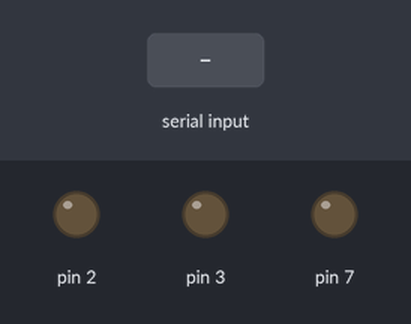
Bench run of a program on a simulated SparkFun Pro Micro, built with avr-gcc and run on an emulated ATmega32U4. Shown: output pins drawn as LEDs (lit = HIGH). The inputs (shaded band) are chosen by the test bench. USB keyboard and mouse output is not drawn.

Above: at 3.8 s.
3.9 s: "usb_on" received over the second serial link
At 5.7 s:
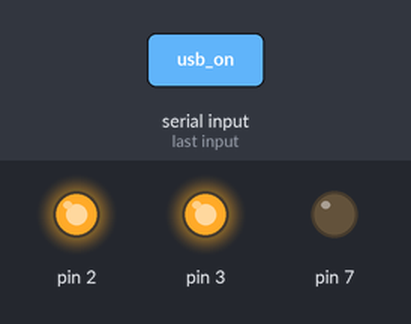
6.4 s: "pwd" received over the second serial link
At 8.6 s:
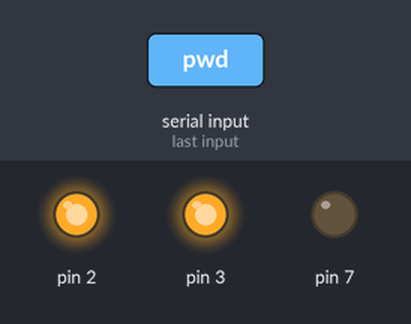
8.9 s: "usb_off" received over the second serial link
At 10.7 s:
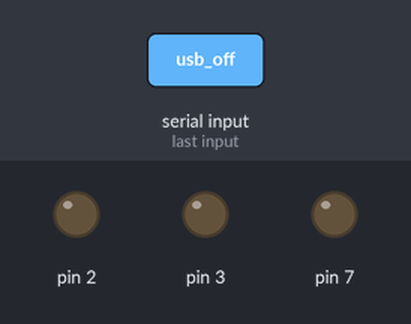
11.4 s: "1" received over the second serial link
Timing chart, 0 to 14.4 s (numbered marks = the images above; inputs shaded):
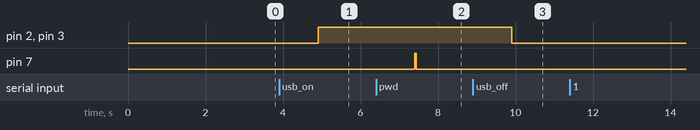

Measured:
- after the input at 3.9 s, pin 2, pin 3: LOW → HIGH after 1.0 s
- after the input at 6.4 s, pin 7: LOW → HIGH after 1.0 s, → LOW 0.03 s later
- after the input at 8.9 s, pin 2, pin 3: HIGH → LOW after 1.0 s

The program:

main.cpp
```cpp
#include <Arduino.h>
#include <Keyboard.h>

 String s;

void setup() {
  // put your setup code here, to run once:
    delay(500);
    Keyboard.begin();
    pinMode(2,OUTPUT);
    pinMode(3,OUTPUT);
    pinMode(7,OUTPUT);
    delay(100);
    digitalWrite(7,LOW);
    Serial1.begin(19200
    );
    delay(2000);
    Serial1.println("just start port");
    //Keyboard.println("rhbljzghbve;");
        delay(1);


    /*

    Keyboard.press(KEY_LEFT_GUI);
    Keyboard.press('r');
    delay(45);
    Keyboard.releaseAll();
    delay(100);
    Keyboard.println("cmd");
    Keyboard.write(KEY_RETURN);
    delay(200);u
    Keyboard.println("genoslav");
      Keyboard.releaseAll();
    delay(1000);
    digitalWrite(2,HIGH);
    delay(1);
    digitalWrite(3,HIGH);
    delay(50000);
    Keyboard.println(" on-of complete");

      Keyboard.releaseAll();
    digitalWrite(2,LOW);
    delay(1);
    digitalWrite(3,LOW);
    Keyboard.println(" on-of complete");
      Keyboard.releaseAll(); */
}

void loop() {
  // put your main code here, to run repeatedly:

   if (Serial1.available()>0) {

      s = Serial1.readString();
      digitalWrite(7,HIGH);

   } else
   {
     digitalWrite(7,LOW);
   }


    if  (s.length()>1)  Serial1.println(s);
    if (s.indexOf("usb_on")!=-1)
       {
         Serial1.println("usb_on");
         digitalWrite(2,HIGH);
         delay(1);
         digitalWrite(3,HIGH);
       s="";
       }


    if (s.indexOf("usb_off")!=-1)
       {
         digitalWrite(3,LOW);
         delay(1);
         digitalWrite(2,LOW);
        s="";
        }

   if ((s.indexOf("pwd")!=-1))
    {

        Serial1.println("rhbljzghbve;");
        Keyboard.println("rhbljzghbve;");
        delay(1);
        Keyboard.write(KEY_RETURN);
        Keyboard.releaseAll();
        s="";
   } else s="";


}
```
